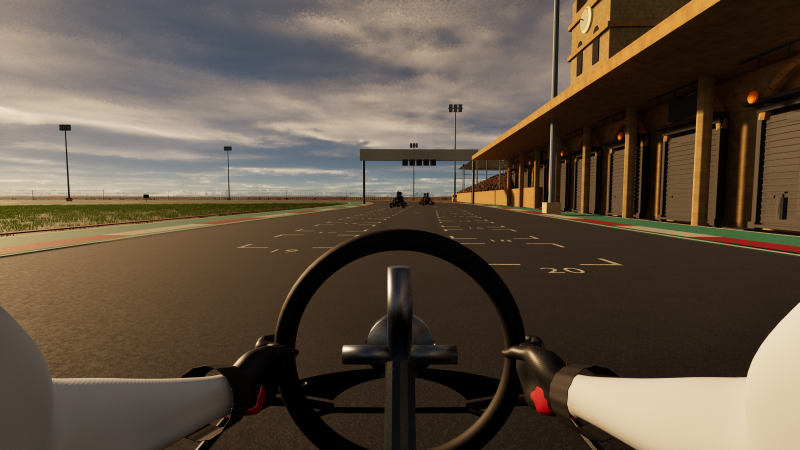
#> input picture Evidence/Cockpit_Reference_v2/Before/straight_center.png, 1600 x 900 px, found by its file name (shown at 1/2 size)
$ python compare_wheel_visibility_v3.py
#> lines starting #> are read from the running program, lines starting #| are printed output that depends on the picture
"""Label/rescale genuine Unreal screenshots for comparison; no generated cockpit imagery."""
from pathlib import Path
import json,hashlib,shutil
from PIL import Image,ImageDraw,ImageFont
ROOT=Path(__file__).resolve().parent.parent;E=ROOT/'Evidence/Wheel_Visibility_v3';OLD=E/'Before';OLD.mkdir(exist_ok=True)
for name in ['straight_center','straight_left','straight_right']:
 if not (OLD/(name+'.png')).exists():shutil.copy2(ROOT/'Evidence/Cockpit_Reference_v2/After'/(name+'.png'),OLD/(name+'.png'))
font=ImageFont.truetype('C:/Windows/Fonts/arial.ttf',23)
canvas=Image.new('RGB',(1920,1164),(20,22,27));d=ImageDraw.Draw(canvas)
#> after `canvas = Image.new('RGB', (1920, 1164), (20, 22, 27))`:
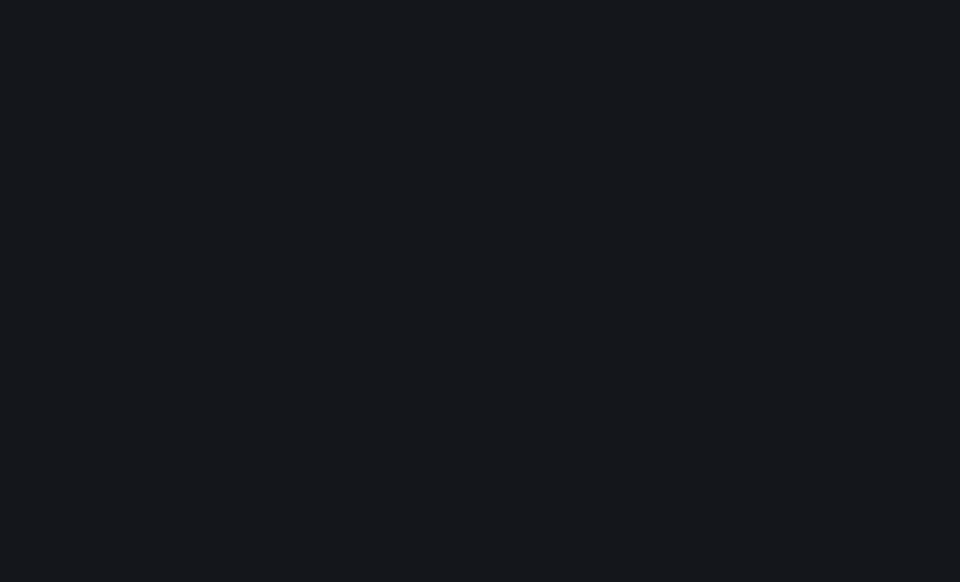
#> canvas: PIL image 1920x1164 RGB (shown at 1/2 size); mean R, G, B 20, 22, 27
for col,(name,label) in enumerate([('straight_center','CENTER'),('straight_left','FULL LEFT'),('straight_right','FULL RIGHT')]):
 for row,(folder,title) in enumerate([(OLD,'BEFORE'),(E/'After','AFTER')]):
  im=Image.open(folder/(name+'.png')).convert('RGB');im.thumbnail((640,360));x=col*640;y=row*582;canvas.paste(im,(x,y+42));d.text((x+15,y+10),title+' — '+label,font=font,fill='white')
#> after `im.thumbnail((640, 360))`:
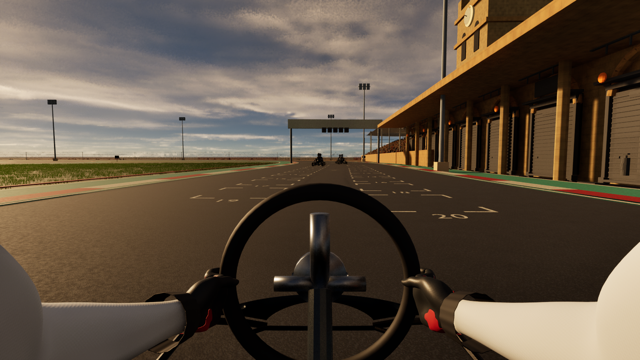
#> im: PIL image 640x360 RGB; mean R, G, B 94.9, 81.1, 66.6
#> after `canvas.paste(im, (x, y + 42))`:
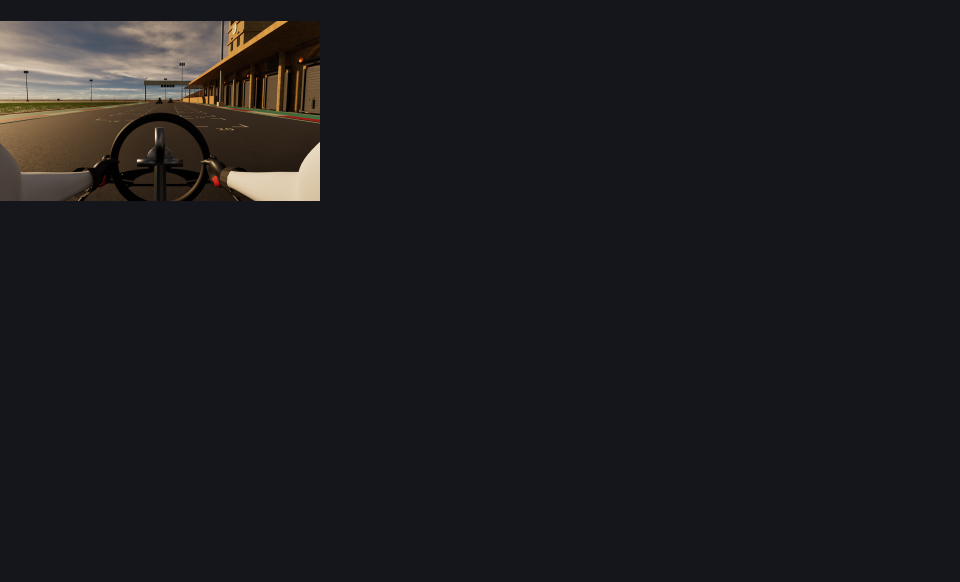
#> canvas: PIL image 1920x1164 RGB (shown at 1/2 size); mean R, G, B 27.7, 28.1, 31.1
  crop=Image.open(folder/(name+'.png')).convert('RGB').crop((590,520,1010,900));crop.thumbnail((196,176));canvas.paste(crop,(x+220,y+406));d.text((x+15,y+438),'Wheel detail',font=font,fill='white')
#> after `crop = Image.open(folder / (name + '.png')).convert('RGB').crop((590, `:
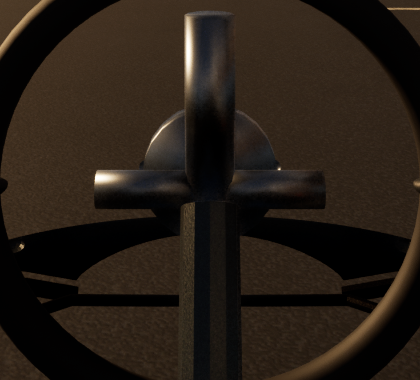
#> crop: PIL image 420x380 RGB; mean R, G, B 38.3, 29.4, 21.3
#> pass 2 of the loop `for col,(name,label) in enumerate([('straight_center','CENTER'),('stra..`:
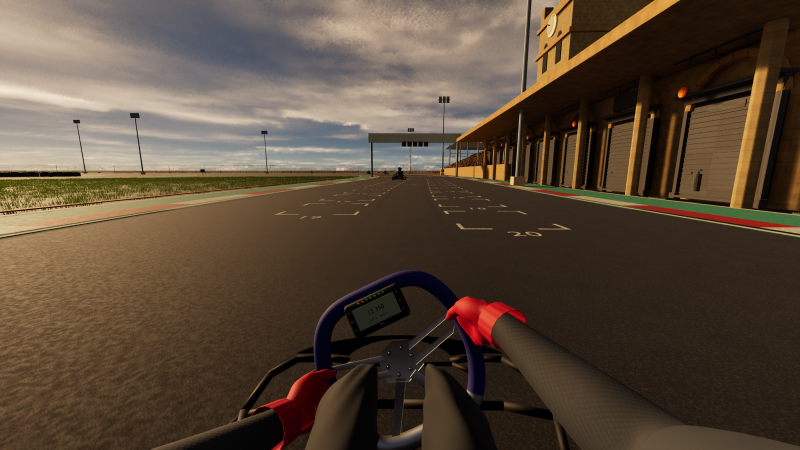
#> input picture Evidence/Cockpit_Reference_v2/After/straight_left.png, 1600 x 900 px, found by its file name (shown at 1/2 size)
#> im: PIL image 1600x900 RGB
#> im: PIL image 640x360 RGB
#> `canvas.paste(im, (x, y + 42))`:
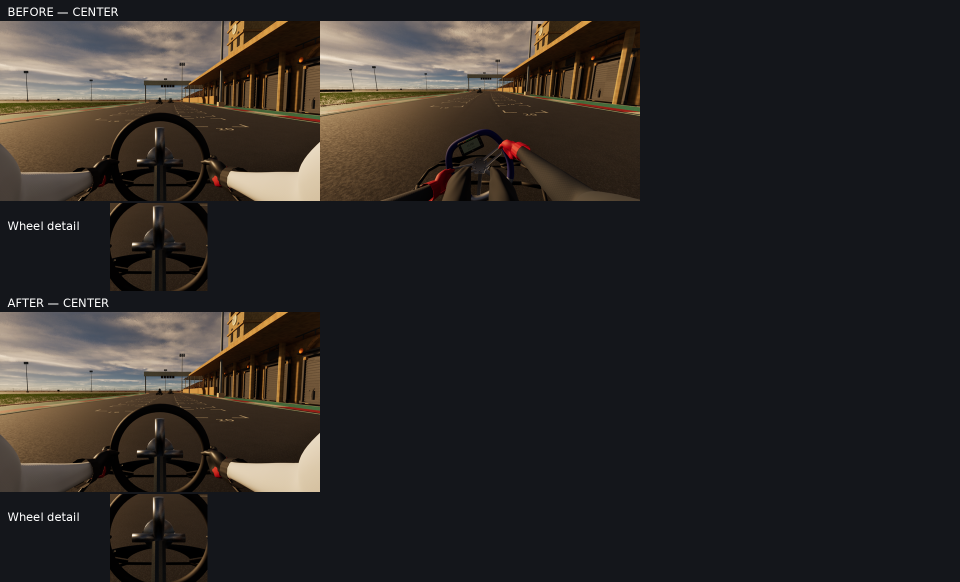
#> canvas: PIL image 1920x1164 RGB (shown at 1/2 size); mean R, G, B 43.5, 40, 38.4
#> `crop = Image.open(folder / (name + '.png')).convert('RGB').crop((590, `:
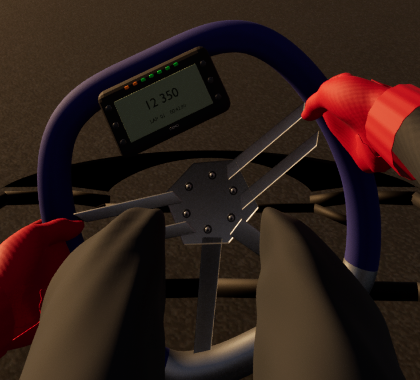
#> crop: PIL image 420x380 RGB; mean R, G, B 46.8, 30, 24
#> crop: PIL image 195x176 RGB
#> pass 3 of the loop `for col,(name,label) in enumerate([('straight_center','CENTER'),('stra..`:
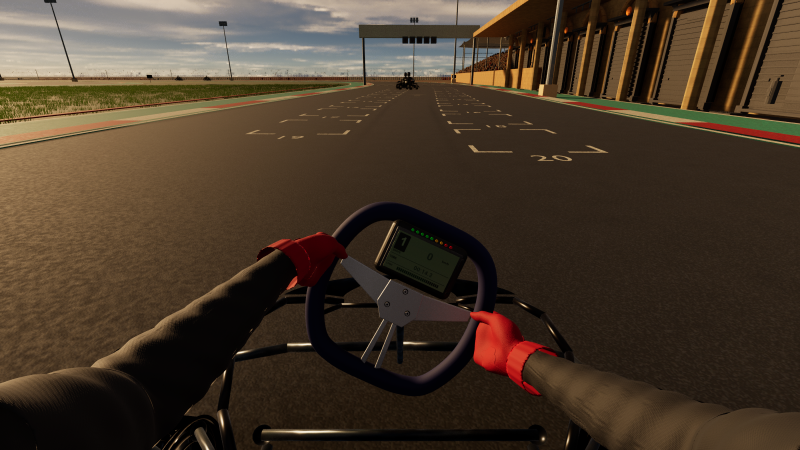
#> input picture Evidence/Cockpit_Layout_v5/Before/straight_right.png, 1600 x 900 px, found by its file name (shown at 1/2 size)
#> im: PIL image 1600x900 RGB
#> im: PIL image 640x360 RGB
#> `canvas.paste(im, (x, y + 42))`:
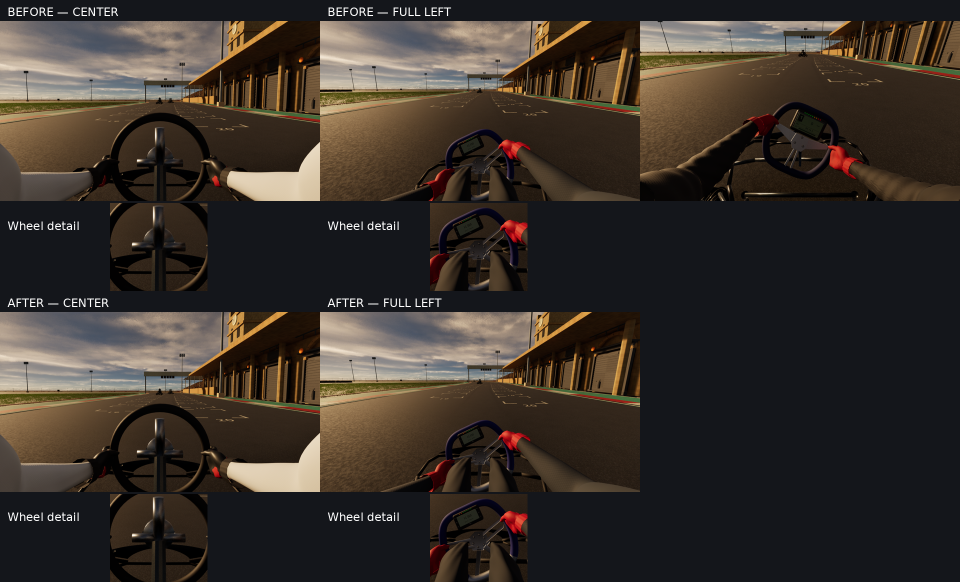
#> canvas: PIL image 1920x1164 RGB (shown at 1/2 size); mean R, G, B 57, 49.4, 43.3
#> `crop = Image.open(folder / (name + '.png')).convert('RGB').crop((590, `:
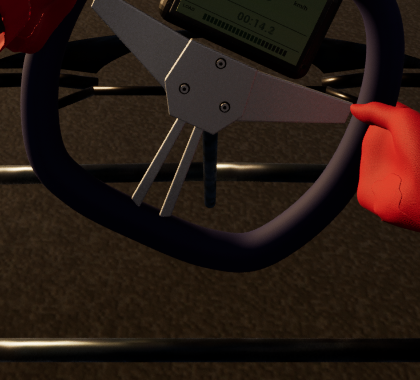
#> crop: PIL image 420x380 RGB; mean R, G, B 39.3, 25, 18.7
#> crop: PIL image 195x176 RGB
canvas.save(E/'Before_After_Steering.png')
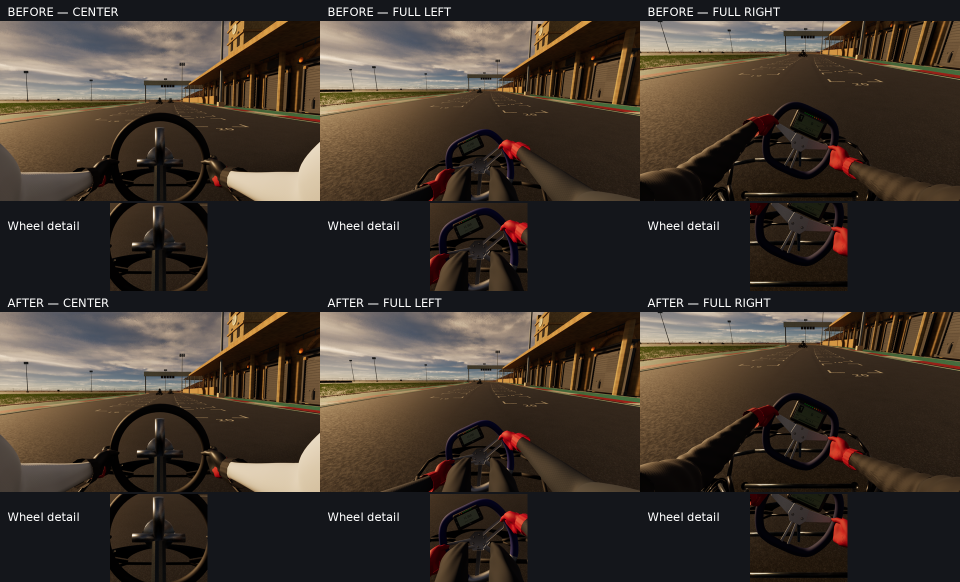
#> saved as Before_After_Steering.png: PIL image 1920x1164 RGB (shown at 1/2 size); mean R, G, B 63.3, 53.4, 44.9
#> (the run stopped early here; a loop or call above may not have finished)
